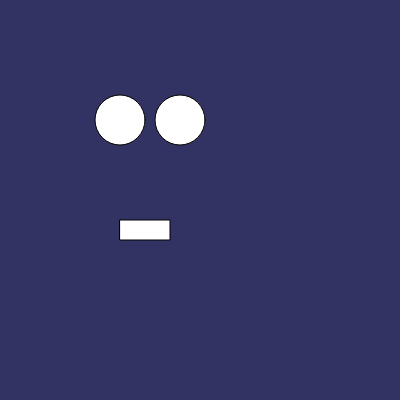
Frame 1 (no input)
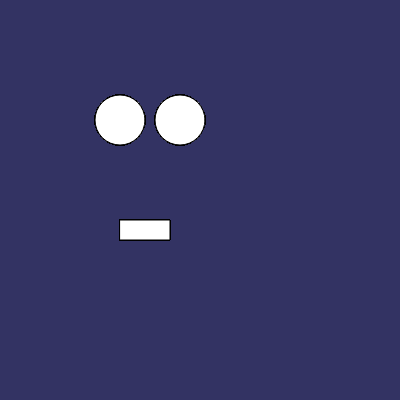
Frame 60 (no input)
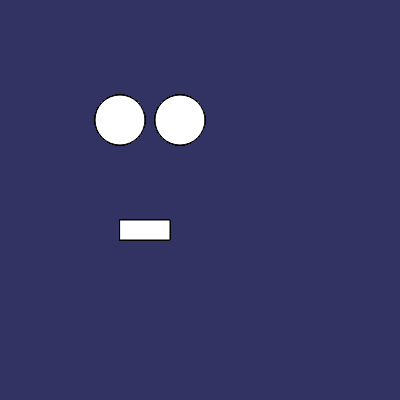
Frame 120 (the mouse pressed at the canvas centre since frame 60)

The p5.js sketch that drew these frames (run headless with seeded random() and noise() and a simulated clock; from frame 60 on, the mouse is pressed at the canvas centre):

// p5.js sketch
// ── sketch.js
function setup() {
  // put setup code here
  createCanvas(400,400);
  background(0);
  background(0,0,255);
  background("orange");
  background ("#333363");
}

function draw() {
  // put drawing code here
  ellipse(120,120,50,50);
  ellipse (180,120,50,50);
  rect (120,220,50,20);

}
